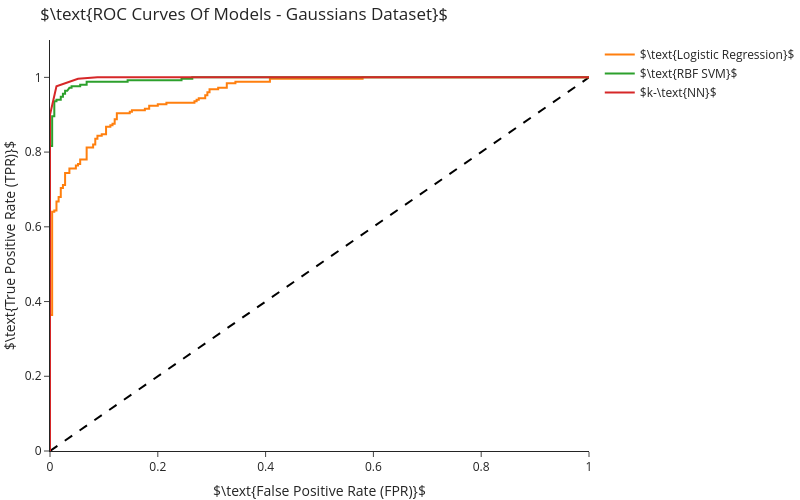

Write notebook code for a chart like this one.
### Markdown cell above
### Plotting ROC Curve

### Code cell
from sklearn import metrics

fig = go.Figure(layout=go.Layout(title=r"$\text{ROC Curves Of Models - Gaussians Dataset}$", 
                                 xaxis=dict(title=r"$\text{False Positive Rate (FPR)}$"),
                                 yaxis=dict(title=r"$\text{True Positive Rate (TPR)}$")),
                data=[go.Scatter(x=[0,1], y=[0,1], mode="lines", showlegend=False, line_color="black", line_dash='dash')])

for i, model in enumerate(models):
    fpr, tpr, th = metrics.roc_curve(y, model.predict_proba(X)[:, 1])
    fig.add_trace(go.Scatter(x=fpr, y=tpr, mode='lines', name=model_names[i]))

    
fig.update_layout(width=800, height=500, yaxis=dict(range=[0,1.1]))
fig.write_image(f"../figures/roc.png")
fig.show()

### Figure 1 — Plotly figure (JSON) as saved in the notebook; plotly's stock layout.template omitted (floating-point values rounded to 4 significant figures)
{"data": [{"line": {"color": "black", "dash": "dash"}, "mode": "lines", "showlegend": false, "type": "scatter", "x": [0, 1], "y": [0, 1]}, {"mode": "lines", "name": "$\\text{Logistic Regression}$", "type": "scatter", "x": [0, 0, 0, 0.004, 0.004, 0.008, 0.008, 0.012, 0.012, 0.016, 0.016, 0.02, 0.02, 0.024, 0.024, 0.028, 0.028, 0.036, 0.036, 0.048, 0.048, 0.052, 0.052, 0.056, 0.056, 0.068, 0.068, 0.08, 0.08, 0.084, 0.084, 0.088, 0.088, 0.096, 0.096, 0.104, 0.104, 0.112, 0.112, 0.116, 0.116, 0.12, 0.12, 0.124, 0.124, 0.148, 0.148, 0.152, 0.152, 0.176, 0.176, 0.184, 0.184, 0.2, 0.2, 0.216, 0.216, 0.268, 0.268, 0.272, 0.272, 0.276, 0.276, 0.288, 0.288, 0.292, 0.292, 0.296, 0.296, 0.312, 0.312, 0.328, 0.328, 0.344, 0.344, 0.408, 0.408, 0.58, 0.58, 1], "y": [0, 0.004, 0.364, 0.364, 0.64, 0.64, 0.644, 0.644, 0.668, 0.668, 0.68, 0.68, 0.704, 0.704, 0.712, 0.712, 0.744, 0.744, 0.756, 0.756, 0.764, 0.764, 0.768, 0.768, 0.78, 0.78, 0.812, 0.812, 0.82, 0.82, 0.836, 0.836, 0.844, 0.844, 0.848, 0.848, 0.868, 0.868, 0.872, 0.872, 0.876, 0.876, 0.888, 0.888, 0.904, 0.904, 0.908, 0.908, 0.912, 0.912, 0.916, 0.916, 0.924, 0.924, 0.928, 0.928, 0.932, 0.932, 0.936, 0.936, 0.94, 0.94, 0.944, 0.944, 0.952, 0.952, 0.96, 0.96, 0.968, 0.968, 0.972, 0.972, 0.984, 0.984, 0.988, 0.988, 0.996, 0.996, 1, 1]}, {"mode": "lines", "name": "$\\text{RBF SVM}$", "type": "scatter", "x": [0, 0, 0, 0.004, 0.004, 0.008, 0.008, 0.012, 0.012, 0.02, 0.02, 0.024, 0.024, 0.028, 0.028, 0.032, 0.036, 0.04, 0.04, 0.056, 0.056, 0.068, 0.068, 0.144, 0.144, 0.244, 0.244, 0.264, 0.264, 1], "y": [0, 0.004, 0.816, 0.816, 0.896, 0.896, 0.936, 0.936, 0.94, 0.94, 0.948, 0.948, 0.956, 0.956, 0.964, 0.964, 0.972, 0.972, 0.976, 0.976, 0.98, 0.98, 0.988, 0.988, 0.992, 0.992, 0.996, 0.996, 1, 1]}, {"mode": "lines", "name": "$k-\\text{NN}$", "type": "scatter", "x": [0, 0, 0.012, 0.052, 0.088, 1], "y": [0, 0.9, 0.976, 0.996, 1, 1]}], "layout": {"height": 500, "title": {"text": "$\\text{ROC Curves Of Models - Gaussians Dataset}$"}, "width": 800, "xaxis": {"title": {"text": "$\\text{False Positive Rate (FPR)}$"}}, "yaxis": {"range": [0, 1.1], "title": {"text": "$\\text{True Positive Rate (TPR)}$"}}}}
